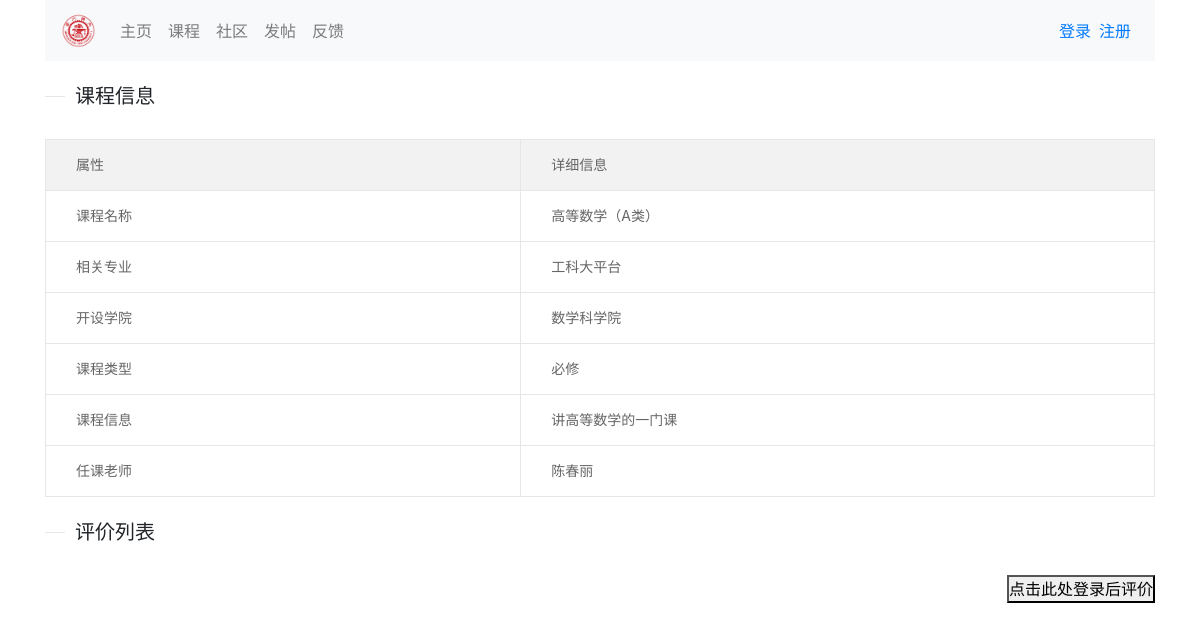
Page /course/coursedes/2 on the committed database.
### course/models.py (models this page shows, shortened)
class Course(models.Model):
    name = models.CharField(max_length=100, unique=True)  # 课程的名字
    type = models.CharField(choices=TYPES, max_length=30)  # 课程类型
    major = models.CharField(max_length=40)  # 专业名
    school= models.CharField(choices=SCHOOLS,max_length=40, default='')  #开设学院名
    class Meta:
        ordering = ("name", )  # 排序方式

class CourseDes(models.Model):
    user_id = models.IntegerField(null=True, blank=True)  # 哪一个用户写的
    course_id = models.ForeignKey('Course',on_delete=models.CASCADE)  # 对应Course中自动生成的id
    des = models.TextField(default="暂无描述")  # 描述的信息course
    class Meta:
        ordering = ("des", )
    def __str__(self):
        return self.des

class TeacherOfCourse(models.Model):
    course_id = models.ForeignKey('Course',on_delete=models.CASCADE)  # 对应course的id
    name = models.CharField(max_length=40, null=True)  # 教师的姓名
    class Meta:
        ordering = ("course_id",)

### course/views.py (the view, shortened to what this page needs)
# urls.py: path("coursedes/<int:pk>", coursedes, name='coursedes')
@require_http_methods(["GET","POST"])
def coursedes(request,pk):
    course=Course.objects.get(pk=pk)
    teachers=TeacherOfCourse.objects.filter(course_id=course.pk)
    flag=1
    if teachers.count()==0:
        flag=0
    if (CourseDes.objects.filter(course_id=course.pk)).count() == 0:
        des='暂无描述'
    else:
        des = CourseDes.objects.get(course_id=course.pk)
    for i in TYPES:
        if i[0]==course.type:
            type=i[1]
    school=SCHOOLS[int(course.school)-1][1]
    comments=CourseCom.objects.filter(courseid=course.pk)
    uerloginflag = 0
    commentflag = 0
    if 'username' in request.session :
        uerloginflag=1
    print(uerloginflag)
    return render(request,'course/coursedes.html',{"course":course,"teacherList":teachers,"des":des,"school":school,
                                                   "type":type,"flag":flag,"userflag":uerloginflag,
                                                   "commentflag":commentflag,"comments":comments})

### templates/course/coursedes.html (shortened to what this page needs)
{% extends 'base.html' %}
    {% load static %}
{% block content %}
    <fieldset class="layui-elem-field layui-field-title" style="margin-top: 20px;">
        <legend>课程信息</legend>
    </fieldset>
    <table class="layui-table" lay-size="lg">
        <colgroup>
            <col width="150">
            <col width="200">
            <col>
        </colgroup>
        <thead>
        <tr>
            <th>属性</th>
            <th>详细信息</th>
        </tr>
        </thead>
        <tbody>
        <tr>
            <td>课程名称</td>
            <td>{{ course.name }}</td>
        </tr>
        <tr>
            <td>相关专业</td>
            <td>{{ course.major }}</td>
        </tr>
        <tr>
            <td>开设学院</td>
            <td>{{ school }}</td>
        </tr>
        <tr>
            <td>课程类型</td>
            <td>{{ type }}</td>
        </tr>
        <tr>
            <td>课程信息</td>
            <td>{{ des }}</td>
        </tr>
        <tr>
            <td>任课老师</td>
            {% if flag == 0 %}
                <td>暂无老师</td>
            {% else %}
                {% for t in teacherList %}
                    <td>{{ t.name }}</td>
            {% endfor %}
            {% endif %}
        </tr>
        </tbody>
    </table>
    <fieldset class="layui-elem-field layui-field-title" style="margin-top: 20px;">
        <legend>评价列表</legend>
    </fieldset>
    {% if userflag == 1 %}
    <div id='inputbox' class="box">
        <form action="{% url 'course:coursedes' course.pk %}" method="post" style="margin-top:10%">
            {% csrf_token %}
            <div class="layui-input-block">
                <textarea class="layui-textarea" placeholder="请输入内容" style="margin-left:-120px;width:1100px;" id="comment" name="comment">
                </textarea>
            </div>
            <button type="submit" style="vertical-align:middle"><span>发表</span></button>
    {% else %}
        <button type="button" onclick="jump()" style="float:right"><span>点击此处登录后评价</span></button>
    {% endif %}
{% endblock %}

### static/layui/css/layui.css (style rules this page uses)
blockquote,body,button,dd,div,dl,dt,form,h1,h2,h3,h4,h5,h6,input,li,ol,p,pre,td,textarea,th,ul { margin:0;padding:0;-webkit-tap-highlight-color:rgba(0,0,0,0) }
table { border-collapse:collapse;border-spacing:0 }
button,input,optgroup,option,select,textarea { font-family:inherit;font-size:inherit;font-style:inherit;font-weight:inherit;outline:0 }
body { line-height:24px;font:14px Helvetica Neue,Helvetica,PingFang SC,Tahoma,Arial,sans-serif }
.layui-elem-field { margin-bottom:10px;padding:0;border-width:1px;border-style:solid }
.layui-elem-field legend { margin-left:20px;padding:0 10px;font-size:20px;font-weight:300 }
.layui-field-title { margin:10px 0 20px;border-width:1px 0 0 }
.layui-badge-rim,.layui-colla-content,.layui-colla-item,.layui-collapse,.layui-elem-field,.layui-form-pane .layui-form-item[pane],.layui-form-pane .layui-form-label,.layui-input,.layui-layedit,.layui-layedit-tool,.layui-quote-nm,.layui-select,.layui-tab-bar,.layui-tab-card,.layui-tab-title,.layui-tab-title .layui-this:after,.layui-textarea { border-color:#e6e6e6 }
.layui-table,.layui-table-view { margin:10px 0 }
.layui-table { width:100%;background-color:#fff;color:#666 }
.layui-table tr { transition:all .3s;-webkit-transition:all .3s }
.layui-table th { text-align:left;font-weight:400 }
.layui-table tbody tr:hover,.layui-table thead tr,.layui-table-click,.layui-table-header,.layui-table-hover,.layui-table-mend,.layui-table-patch,.layui-table-tool,.layui-table-total,.layui-table-total tr,.layui-table[lay-even] tr:nth-child(even) { background-color:#f2f2f2 }
.layui-table td,.layui-table th,.layui-table-col-set,.layui-table-fixed-r,.layui-table-grid-down,.layui-table-header,.layui-table-page,.layui-table-tips-main,.layui-table-tool,.layui-table-total,.layui-table-view,.layui-table[lay-skin=line],.layui-table[lay-skin=row] { border-width:1px;border-style:solid;border-color:#e6e6e6 }
.layui-table td,.layui-table th { position:relative;padding:9px 15px;min-height:20px;line-height:20px;font-size:14px }
.layui-table[lay-size=lg] td,.layui-table[lay-size=lg] th { padding:15px 30px }

### rows in the picture
Course: name "高等数学（A类）", major "工科大平台"
CourseDes: des "讲高等数学的一门课"
TeacherOfCourse: name "陈春丽"

### other values in the picture
{{ school }} "数学科学院"
{{ type }} "必修"
